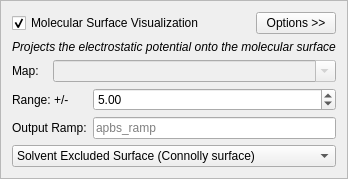
         <widget class="QFrame" name="groupBox_3">
          <property name="frameShape">
           <enum>QFrame::StyledPanel</enum>
          </property>
          <layout class="QVBoxLayout" name="verticalLayout_3">
           <item>
            <layout class="QHBoxLayout" name="horizontalLayout_3">
             <item>
              <widget class="QCheckBox" name="do_surface">
               <property name="text">
                <string notr="true">Molecular Surface Visualization</string>
               </property>
               <property name="checked">
                <bool>true</bool>
               </property>
              </widget>
             </item>
             <item>
              <spacer name="horizontalSpacer_3">
               <property name="orientation">
                <enum>Qt::Horizontal</enum>
               </property>
               <property name="sizeHint" stdset="0">
                <size>
                 <width>40</width>
                 <height>20</height>
                </size>
               </property>
              </spacer>
             </item>
             <item>
              <widget class="QPushButton" name="optbutton_surface">
               <property name="text">
                <string notr="true">Options &gt;&gt;</string>
               </property>
               <property name="checkable">
                <bool>true</bool>
               </property>
               <property name="flat">
                <bool>false</bool>
               </property>
              </widget>
             </item>
            </layout>
           </item>
           <item>
            <widget class="QWidget" name="optarea_surf" native="true">
             <layout class="QGridLayout" name="gridLayout_3">
              <property name="leftMargin">
               <number>0</number>
              </property>
              <property name="topMargin">
               <number>0</number>
              </property>
              <property name="rightMargin">
               <number>0</number>
              </property>
              <property name="bottomMargin">
               <number>0</number>
              </property>
              <item row="1" column="0">
               <widget class="QLabel" name="label_7">
                <property name="text">
                 <string notr="true">Map:</string>
                </property>
                <property name="buddy">
                 <cstring>surf_map</cstring>
                </property>
               </widget>
              </item>
              <item row="1" column="1" colspan="2">
               <widget class="QComboBox" name="surf_map">
                <property name="enabled">
                 <bool>false</bool>
                </property>
                <property name="editable">
                 <bool>true</bool>
                </property>
               </widget>
              </item>
              <item row="2" column="0" colspan="2">
               <widget class="QLabel" name="label_9">
                <property name="text">
                 <string notr="true">Range: +/-</string>
                </property>
                <property name="buddy">
                 <cstring>surf_range</cstring>
                </property>
               </widget>
              </item>
              <item row="2" column="2">
               <widget class="QDoubleSpinBox" name="surf_range">
                <property name="value">
                 <double>5.000000000000000</double>
                </property>
               </widget>
              </item>
              <item row="3" column="0" colspan="2">
               <widget class="QLabel" name="label_19">
                <property name="text">
                 <string notr="true">Output Ramp:</string>
                </property>
                <property name="buddy">
                 <cstring>surf_ramp</cstring>
                </property>
               </widget>
              </item>
              <item row="3" column="2">
               <widget class="QLineEdit" name="surf_ramp">
                <property name="text">
                 <string notr="true"/>
                </property>
                <property name="placeholderText">
                 <string notr="true">apbs_ramp</string>
                </property>
               </widget>
              </item>
              <item row="4" column="0" colspan="3">
               <widget class="QComboBox" name="surf_type">
                <item>
                 <property name="text">
                  <string notr="true">Solvent Excluded Surface (Connolly surface)</string>
                 </property>
                </item>
                <item>
                 <property name="text">
                  <string notr="true">Solvent Accessible Surface</string>
                 </property>
                </item>
               </widget>
              </item>
              <item row="0" column="0" colspan="3">
               <widget class="QLabel" name="label_15">
                <property name="font">
                 <font>
                  <italic>true</italic>
                 </font>
                </property>
                <property name="text">
                 <string notr="true">Projects the electrostatic potential onto the molecular surface</string>
                </property>
               </widget>
              </item>
             </layout>
            </widget>
           </item>
          </layout>
         </widget>
